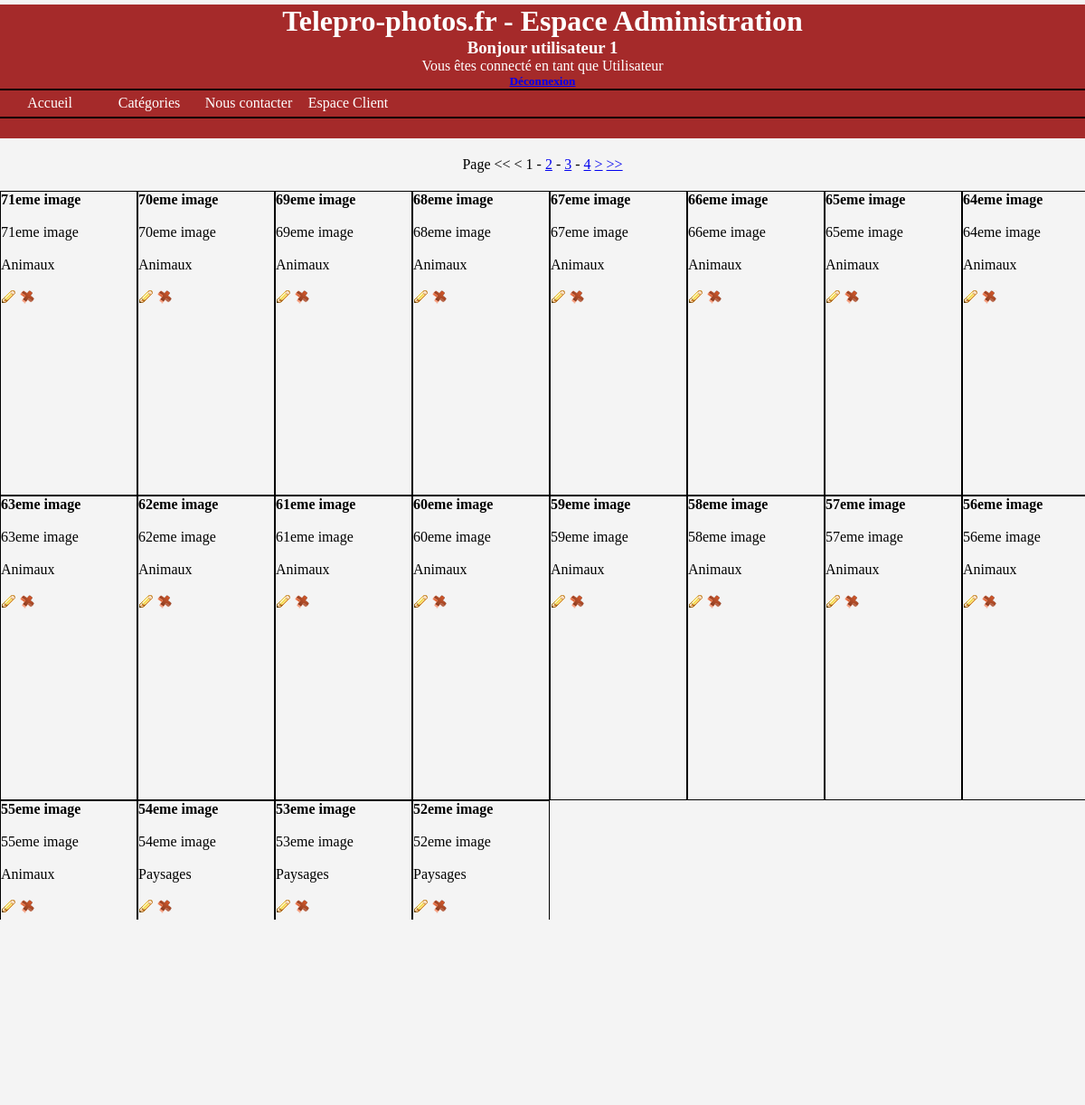
The page /admin.php (signed in) on the database its author committed.
### tables this page shows
CREATE TABLE IF NOT EXISTS `photo` (
  `id` int(10) unsigned NOT NULL AUTO_INCREMENT,
  `lenom` varchar(50) DEFAULT NULL,
  `lextension` char(3) DEFAULT NULL,
  `lepoids` int(10) unsigned DEFAULT NULL,
  `lalargeur` int(10) unsigned DEFAULT NULL,
  `lahauteur` int(10) unsigned DEFAULT NULL,
  `letitre` varchar(60) DEFAULT NULL,
  `ladesc` varchar(500) DEFAULT NULL,
  `affiche` smallint(5) unsigned DEFAULT '2',
  `utilisateur_id` int(10) unsigned NOT NULL,
  PRIMARY KEY (`id`),
  UNIQUE KEY `lenom_UNIQUE` (`lenom`),
  KEY `fk_photo_utilisateur1_idx` (`utilisateur_id`)
);

### config.php (called while the page is built, shortened)
<?php
$elements_par_page = 20;
$get_pagination = "pg";

### admin.php (the view, shortened to what this page needs)
<?php
require_once 'config.php';
require_once 'connect.php';
require_once 'fonctions.php';
require_once 'mes-fonctions.php';
if(isset($_GET[$get_pagination])){
    if(ctype_digit($_GET[$get_pagination])){
        $page_actu = $_GET[$get_pagination];
    }else{
       $page_actu = 1;
    }
}else{
    $page_actu = 1;
}
$debut = ($page_actu -1) * $elements_par_page;
$sql = "SELECT p.*, GROUP_CONCAT(r.id) AS idrub, GROUP_CONCAT(r.lintitule SEPARATOR '|||' ) AS lintitule
    FROM photo p
	LEFT JOIN photo_has_rubriques h ON h.photo_id = p.id
    LEFT JOIN rubriques r ON h.rubriques_id = r.id
        GROUP BY p.id
        ORDER BY p.id DESC
        LIMIT $debut,$elements_par_page;
    ";
$recup_sql = mysqli_query($mysqli,$sql) or die(mysqli_error($mysqli));
$recup_nb_proverbes = "SELECT COUNT(*) AS nb FROM photo;";
$tot = mysqli_query($mysqli,$recup_nb_proverbes);
$maligne = mysqli_fetch_assoc($tot);
$nb_total = $maligne['nb'];
if(isset($_GET[$get_pagination])){
    if(ctype_digit($_GET[$get_pagination])){
        $page_actu = $_GET[$get_pagination];
    }else{
       $page_actu = 1;
    }
}else{
    $page_actu = 1;
}
?>
<!DOCTYPE html>
<html>
    <head>
        <link rel="stylesheet" type="text/css" href="style.css">
    </head>
    <body><div id="haut">
        <?php
        if (!isset($_SESSION['sid']) || $_SESSION['sid'] != session_id()) {
    echo "<h1>Telepro-photos.fr - Espace Administration</h1>";
}else{
    echo "<h1>Telepro-photos.fr - Espace Administration</h1>";
                            echo "<h3>Bonjour ".$_SESSION['lenom'].'</h3>';
                        echo "<p>Vous êtes connecté en tant que <span >".$_SESSION['nom_perm']."</span></p>";
                        echo "<h5><a href='deconnect.php'>Déconnexion</a></h5>";
                    }
        ?>
<nav id="menu">
        <ul>
             <li><a href="index.php">Accueil</a></li>
             <li><a>Catégories</a>
 </li>
            <li><a href="contact.php">Nous contacter</a></li>
            <li><a href="client.php">Espace Client</a></li>
       </ul>
</nav>
        </div>
             <div id="milieu">
                                  <div id="pagination">
                  <?php
            echo pagination($nb_total, $page_actu, $elements_par_page, $get_pagination)
            ?>
        </div>
                 <div id="lesphotos">
                     <?php
                     while($ligne = mysqli_fetch_assoc($recup_sql)){
                 echo "<div class='miniatures'>";
                 echo "<h4>".$ligne['letitre']."</h4>";
                 echo "<p>".$ligne['ladesc']."<br /><br />";
                 $sections = explode('|||',$ligne['lintitule']);
                 foreach($sections AS $key => $valeur){
                     echo " $valeur<br/>";
                 }
                 echo"<br/><a href='modif.php?id=".$ligne['id']."'><img src='img/modifier.png' alt='modifier' /></a> <img onclick='supprime(".$ligne['id'].");' src='img/supprimer.png' alt='supprimer' />
                     </p>";
                 echo "</div>";
               }
               ?>
                 </div>
             </div>
    </body>
</html>

### mes-fonctions.php
<?php
function pagination($total, $page_actu = 1, $par_pg = 5, $var_get = "pg") {
    $nombre_pg = ceil($total / $par_pg);
    if ($nombre_pg > 1) {
        $sortie = "Page ";
        for ($i = 1; $i <= $nombre_pg; $i++) {
            if ($i == 1) {
                if ($i == $page_actu) {
                    $sortie.= "<< < ";
                } else {
                    $sortie.= "<a href='?$var_get=$i'><<</a> <a href='?$var_get=" . ($page_actu - 1) . "'><</a> ";
                }
            }
            if ($i != $page_actu) {
                $sortie .= "<a href='?$var_get=$i'>$i</a>";
            } else {
                $sortie .= " $i ";
            }
            if ($i != $nombre_pg) {
                $sortie.= " - ";
            } else {
                if ($i == $page_actu) {
                    $sortie.=" > >>";
                } else {
                    $sortie.= " <a href='?$var_get=" . ($page_actu + 1) . "'>></a> <a href='?$var_get=$nombre_pg'>>></a> ";
                }
            }
        }
        return $sortie;
    } else {
        return "Page 1";
    }
}

### style.css (style rules this page uses)
* { margin: 0; padding : 0; }
body { background-color: #F4F4F4; }
#menu ul { margin:0; padding:0; list-style-type:none; text-align:center; }
#menu li { float:left; margin:auto; padding:0; background-color:brown; }
#menu li a { display:block; width:100px; color:white; text-decoration:none; padding:5px; }
#lesphotos { width : 1216px; min-height: 800px; margin-left: auto; margin-right: auto; }
.miniatures { width : 150px; min-height: 335px; border: 1px solid black; display: inline-block; }
#haut { width : 100%; min-height: 148px; margin-left: auto; margin-right: auto; text-align: center; margin-top:5px; background-color: brown; color:white; }
nav { border-top: 2px solid black; border-bottom: 2px solid black; height: 29px; background-color:brown; }
li { color: white; }
#pagination { text-align : center; margin: 20px; }

### rows shown on the page
photo: letitre "71eme image", ladesc "71eme image", valeur "Animaux"
photo: letitre "70eme image", ladesc "70eme image", valeur "Animaux"
photo: letitre "69eme image", ladesc "69eme image", valeur "Animaux"
photo: letitre "68eme image", ladesc "68eme image", valeur "Animaux"
photo: letitre "67eme image", ladesc "67eme image", valeur "Animaux"
photo: letitre "66eme image", ladesc "66eme image", valeur "Animaux"
photo: letitre "65eme image", ladesc "65eme image", valeur "Animaux"
photo: letitre "64eme image", ladesc "64eme image", valeur "Animaux"
photo: letitre "63eme image", ladesc "63eme image", valeur "Animaux"
photo: letitre "62eme image", ladesc "62eme image", valeur "Animaux"
photo: letitre "61eme image", ladesc "61eme image", valeur "Animaux"
photo: letitre "60eme image", ladesc "60eme image", valeur "Animaux"
photo: letitre "59eme image", ladesc "59eme image", valeur "Animaux"
photo: letitre "58eme image", ladesc "58eme image", valeur "Animaux"
photo: letitre "57eme image", ladesc "57eme image", valeur "Animaux"
photo: letitre "56eme image", ladesc "56eme image", valeur "Animaux"
photo: letitre "55eme image", ladesc "55eme image", valeur "Animaux"
photo: letitre "54eme image", ladesc "54eme image", valeur "Paysages"
photo: letitre "53eme image", ladesc "53eme image", valeur "Paysages"
photo: letitre "52eme image", ladesc "52eme image", valeur "Paysages"

### other values the page prints
$_SESSION['lenom'] "utilisateur 1"
$_SESSION['nom_perm'] "Utilisateur"
pagination($nb_total, $page_actu, $elements_par_page, $get_pagination) "Page"
